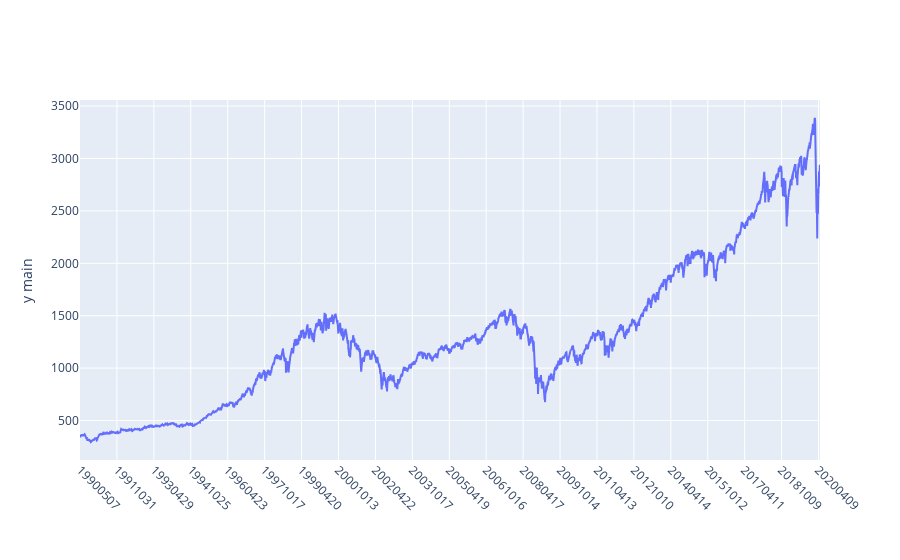

Source (notebook cell):
### Code cell
iplot(plotly_plot(df_in=dft[['settle_date','close']],x_column='settle_date'))

### Figure 1 — Plotly figure (JSON) as saved in the notebook; plotly's stock layout.template omitted (floating-point values rounded to 4 significant figures; data arrays with more than 128 entries replaced by an {"elided": "..."} marker saying what was removed)
{"data": [{"name": "close", "type": "scatter", "x": {"elided": "7556 int values"}, "y": {"elided": "7556 float values"}, "yaxis": "y"}], "layout": {"autosize": true, "margin": {"b": 100}, "title": {"x": 0.5, "xanchor": "center", "y": 0.9, "yanchor": "top"}, "xaxis": {"tickangle": 45, "ticktext": [19900507, 19911031, 19930429, 19941025, 19960423, 19971017, 19990420, 20001013, 20020422, 20031017, 20050419, 20061016, 20080417, 20091014, 20110413, 20121010, 20140414, 20151012, 20170411, 20181009, 20200409], "tickvals": [19900507, 19911031, 19930429, 19941025, 19960423, 19971017, 19990420, 20001013, 20020422, 20031017, 20050419, 20061016, 20080417, 20091014, 20110413, 20121010, 20140414, 20151012, 20170411, 20181009, 20200409], "type": "category"}, "yaxis": {"title": {"text": "y main"}}, "yaxis2": {"overlaying": "y", "side": "right", "title": {"text": "y alt"}}}}
